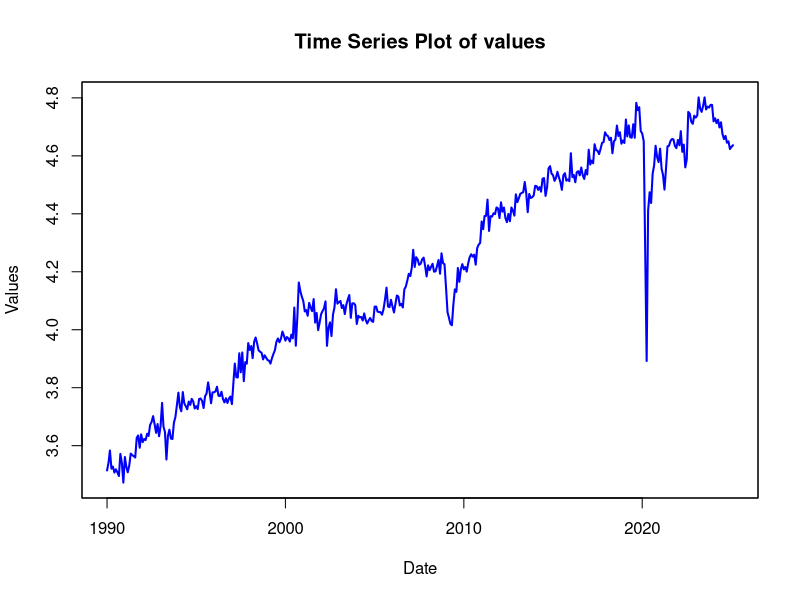
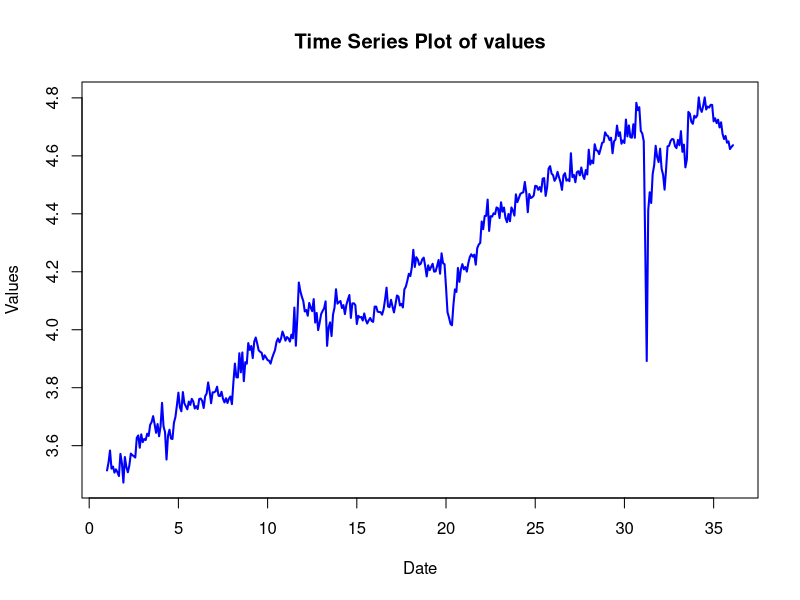
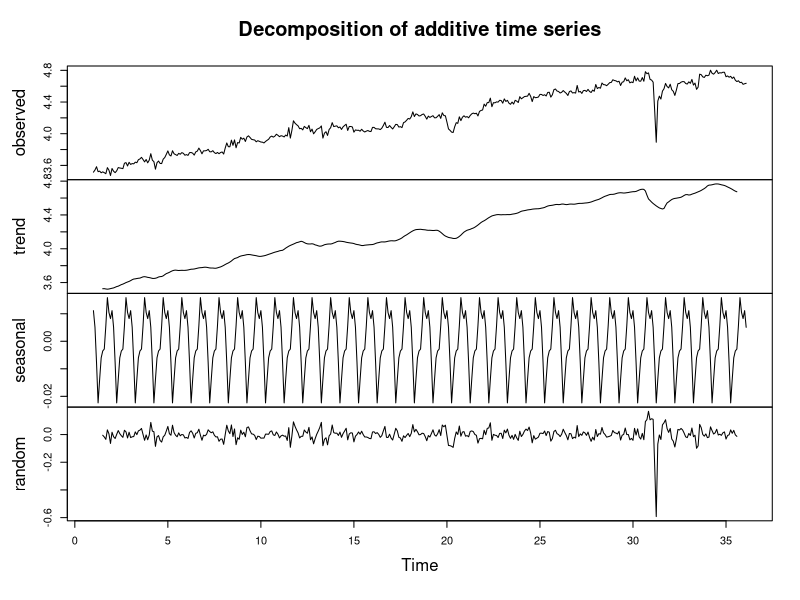
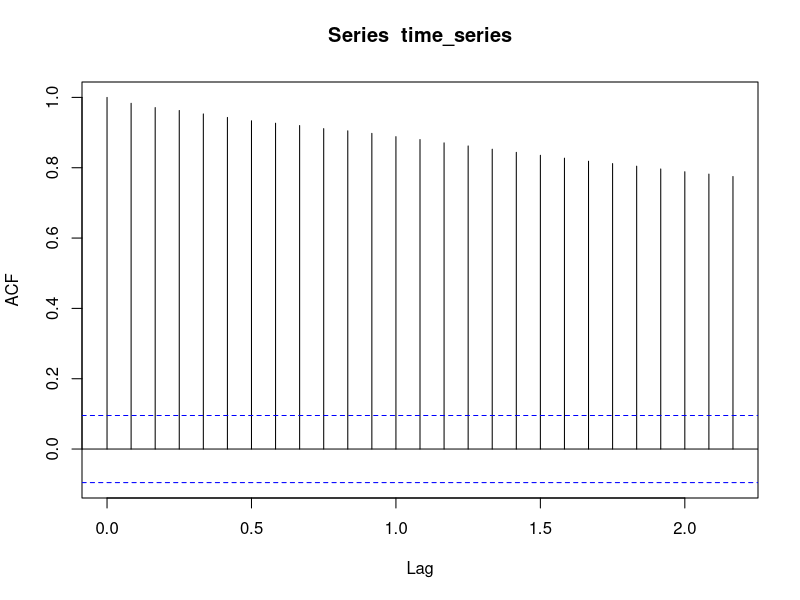
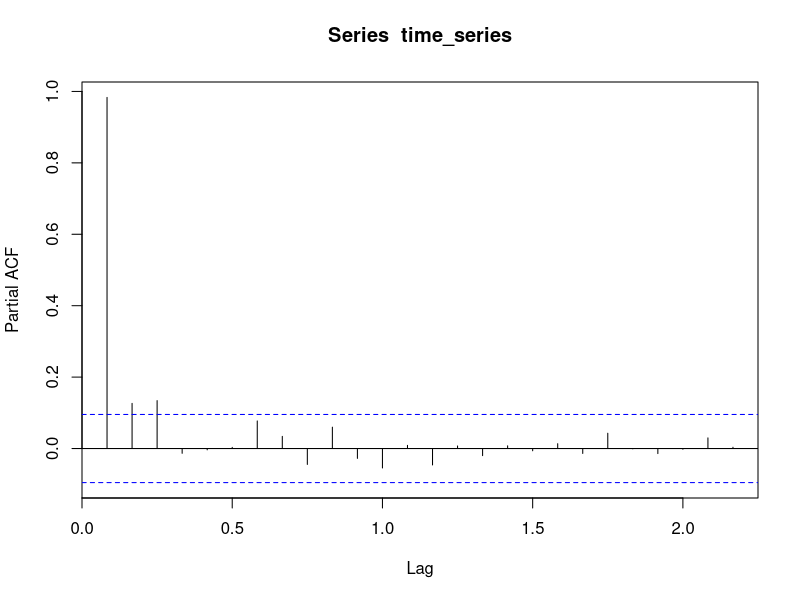
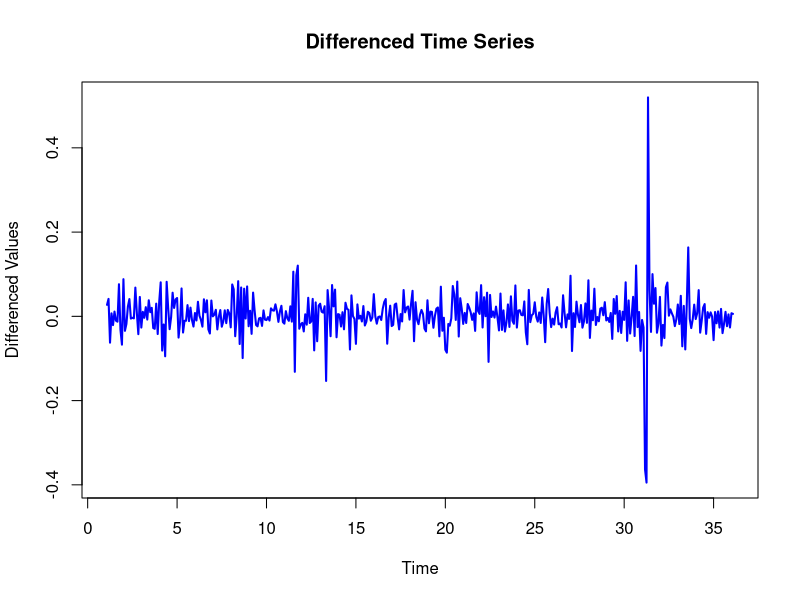
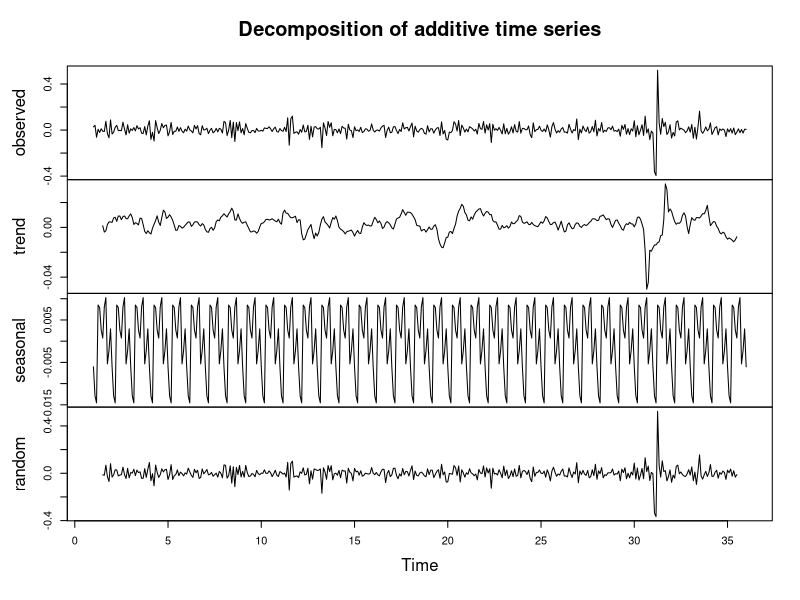
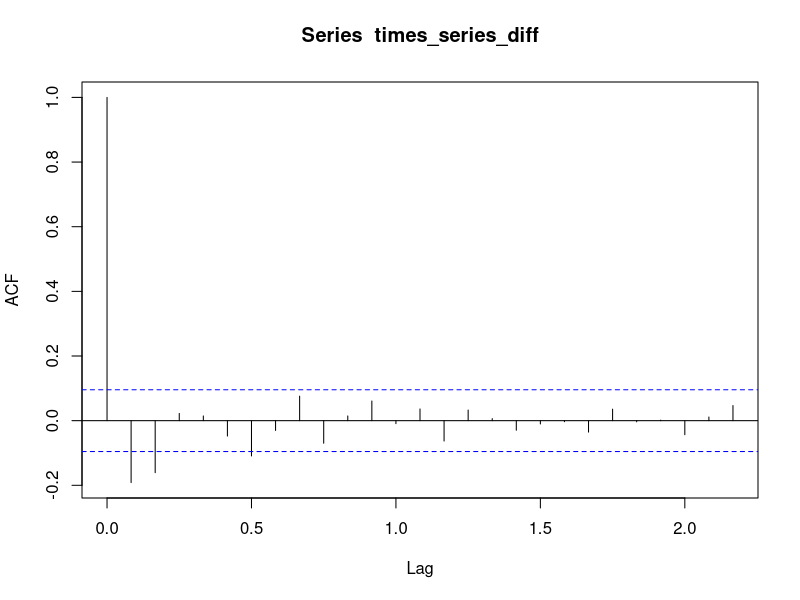

Recreate these plots in R, in order.
## ---- chunk 1
library(zoo)
library(tseries)
library(urca)
library(forecast)
library(ggplot2)
library(reshape2)
library(forecast)
library(lmtest)
## ---- chunk 2
df <- read.csv("valeurs_mensuelles_parfum.csv", sep = ";", skip=3)
df <- df[, 1:2]
colnames(df) <- c("DATE", "VALUES")
head(df)
## ---- chunk 3
df$DATE <- as.Date(paste(df$DATE, "-01", sep=""), format="%Y-%m-%d")
time_series_zoo <- log(zoo(df$VALUES, order.by = df$DATE))
head(time_series_zoo)
## ---- chunk 4
plot(time_series_zoo, type = "l", col = "blue", lwd = 2, 
     xlab = "Date", ylab = "Values", 
     main = "Time Series Plot of values")
## ---- chunk 5
time_series=ts(time_series_zoo, frequency = 12)
head(time_series)
plot(time_series, type = "l", col = "blue", lwd = 2, 
     xlab = "Date", ylab = "Values", 
     main = "Time Series Plot of values")
## ---- chunk 6
decomposition <- decompose(time_series, 'additive')
plot(decomposition)
## ---- chunk 7
acf(time_series)
pacf(time_series)
## ---- chunk 8
time_series_zoo_diff <- diff(time_series)
plot(time_series_zoo_diff, type = "l", col = "blue", lwd = 2, 
     xlab = "Time", ylab = "Differenced Values", 
     main = "Differenced Time Series")
## ---- chunk 9
ts_test<-ts(time_series_zoo_diff, frequency=12)
decomposition <- decompose(ts_test, 'additive')
plot(decomposition)
## ---- chunk 10
times_series_diff=ts(time_series_zoo_diff, frequency = 12)
acf(times_series_diff)
pacf(times_series_diff)
## ---- chunk 11
adf.test(times_series_diff)
pp.test(times_series_diff)
kpss.test(times_series_diff)
## ---- chunk 12
results <- data.frame(p = integer(), q = integer(), AIC = numeric(), BIC = numeric())

for (p in 0:9) {
  for (q in 0:7) {
    fit <- Arima(times_series_diff, order = c(p, 1, q))
    results <- rbind(results, data.frame(p = p, q = q, AIC = AIC(fit), BIC = BIC(fit)))
  }
}

results[order(results$AIC), ]

## ---- chunk 13
arima(times_series_diff,c(3,1,2))
## ---- chunk 14
fit <- Arima(times_series_diff, order = c(3, 1, 2))

Qtests <- function(residuals, k, fitdf = 3) {
  pvals <- apply(matrix(1:k), 1, FUN = function(l) {
    pval <- if (l <= fitdf) NA else Box.test(residuals, lag = l, type = "Ljung-Box", fitdf = fitdf)$p.value
    return(c("lag" = l, "pval" = pval))
  })
  return(t(pvals))
}

Qtests(residuals(fit), 24, fitdf = 3)

## ---- chunk 15
fit <- arima(times_series_diff, order = c(3, 1, 2))
checkresiduals(fit)
res <- residuals(fit)
plot(res)             # Plot residuals over time
acf(res)              # ACF of residuals
qqnorm(res); qqline(res, col = "red")  # Q-Q plot for normality
shapiro.test(res)
forecast_values <- forecast(fit, h = 2)
plot(forecast_values, main = "Confidence region at 95% for an ARIMA(2,1,9)", xlim=c(32,37),ylim=c(-0.2, 0.2), col="darkblue",lwd=2,  flwd=1,shadecols = rgb(0.8, 0.8, 0.8, 0.5), ylab = "Values of the series",xlab = "Time")  
